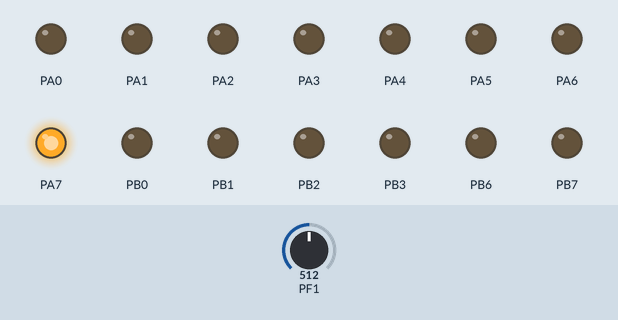
The program below on a simulated ATmega128, built with avr-gcc and emulated at 8 MHz. Shown: output pins drawn as LEDs (lit = HIGH). The inputs (shaded band) are chosen by the test bench; at power-on: PF1 = 512.

Above: at 1.2 s.
1.3 s: PF1 set to 716
At 1.9 s:
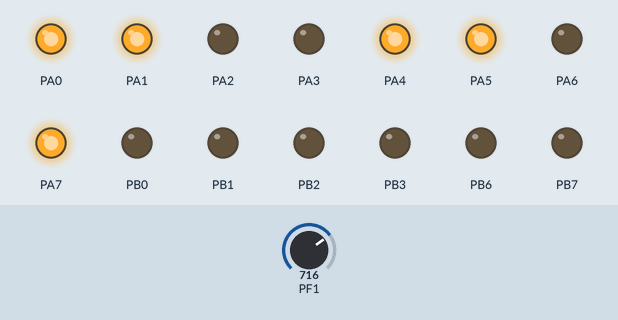
2.8 s: PF1 set to 900
At 3.1 s:
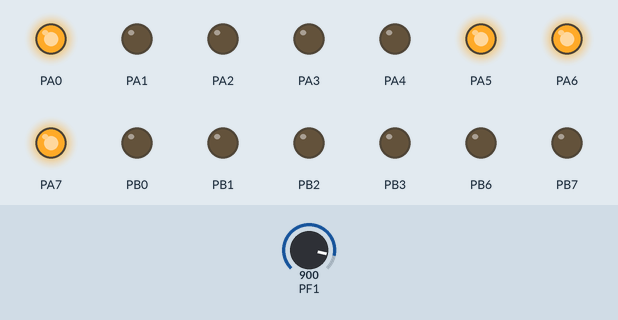
4.3 s: PF1 set to 1023
At 5.5 s:
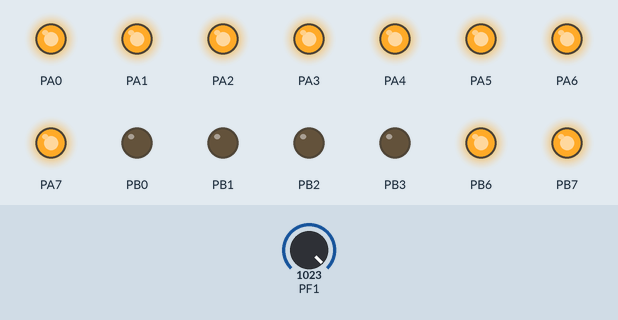
5.8 s: PF1 set to 511
At 6.7 s:
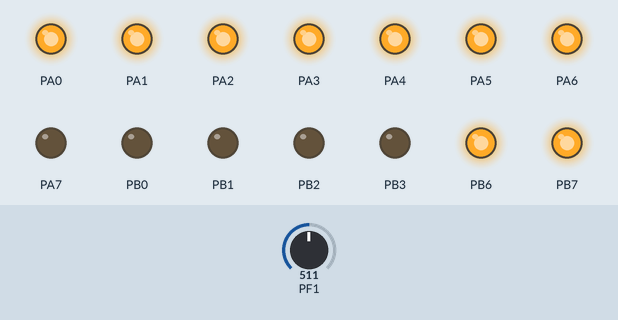
7.3 s: PF1 set to 306
At 7.9 s:
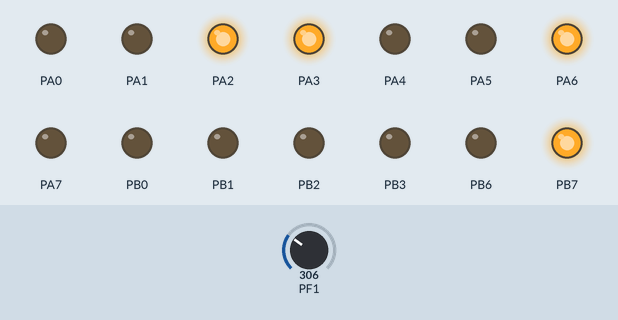
Timing chart, 0 to 9.8 s (numbered marks = the images above; inputs shaded):
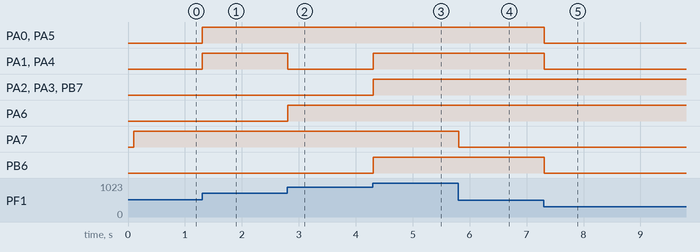

Measured:
- after the input at 1.3 s, PA0, PA1, PA4, PA5: LOW → HIGH at once
- after the input at 2.8 s, PA1, PA4: HIGH → LOW at once; PA6: LOW → HIGH at once
- after the input at 4.3 s, PA1–4, PB6, PB7: LOW → HIGH at once
- after the input at 5.8 s, PA7: HIGH → LOW at once
- after the input at 7.3 s, PA0, PA1, PA4, PA5, PB6: HIGH → LOW at once

The program:

main.c
```c
/*
 * B_Coding_ADC.c
 *
 * Created: 20-2-2019 10:33:07
 * Author : Dion van der Linden
 */

#include <avr/io.h>
#include "utils.h"

// http://www.robotplatform.com/knowledge/ADC/adc_tutorial_2.html
// http://ww1.microchip.com/downloads/en/devicedoc/atmel-8151-8-bit-avr-atmega128a_datasheet.pdf
void adcInit(void)
{	// 7		6		5		4	  3		 2		 1	     0
	// [ADEN]|[ADSC]|[ADFR]|[ADIF]|[ADIE]|[ADPS2]|[ADPS1]|[ADPS0]
	// 7: ADC ENABLE 1/0
	// 6: Start conversion
	// 5: Free running select
	// 4: Interrupt flag
	// 3: Interrupt Enable
	// 2~0: Prescaler select
	ADCSRA = 0b11100110;
	ADMUX = 0b01100001;
}
int main(void)
{
	DDRF = 0x00; // Input
	DDRA = 0xFF; // Output;
	DDRB = 0xFF; // Output

	adcInit();

    while (1)
    {
		PORTB = ADCL;
		PORTA = ADCH;
		wait(100);
    }

	return 0;
}
```

utils.c
```c
/*
 * utils.c
 *
 * Created: 30-1-2019 11:14:35
 *  Author: Dion van der Linden
 */

#include "utils.h"
#include <util/delay.h>

void wait(int ms)
{
	for (int i=0; i<ms; i++)
	{
		_delay_ms( 1 );		// library function (max 30 ms at 8MHz)
	}
}
	
```

utils.h
```c
/*
 * utils.h
 *
 *	Created: 30-1-2019 11:13:49
 *  Author: Dion van der Linden
 *	Description: Verschillende utilities voor programma
 */


#ifndef UTILS_H_
#define UTILS_H_

#define F_CPU 8000000L

void wait(int ms);


#endif /* UTILS_H_ */
```
